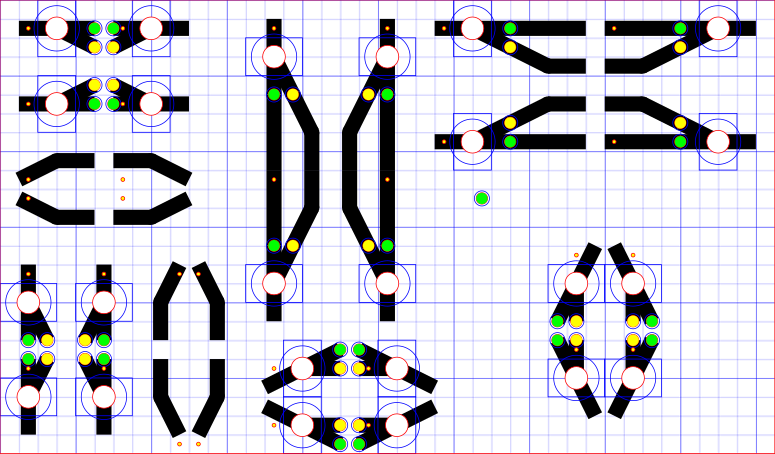

Source code (Python):
from mrcp.points import Point
import mrcp


def halfPartsHorizontal(panel):
    turn= mrcp.HalfTurnout(color=None,up=True,right=True)
    panel.add(turn,Point(1,5))
    turn= mrcp.HalfTurnout(color=None,up=False,right=True)
    panel.add(turn,Point(1,1))
    
    turn= mrcp.HalfTurnout(color=None,up=True,right=False)
    panel.add(turn,Point(6,5))
    turn= mrcp.HalfTurnout(color=None,up=False,right=False)
    panel.add(turn,Point(6,1))
    
    #Closing curves Horizontal
    curve = mrcp.OutCurve(color=None,up=True,right=True, vertical=False)
    panel.add(curve,Point(1,9))
    curve = mrcp.OutCurve(color=None,up=True,right=False, vertical=False)
    panel.add(curve,Point(6,9))

    curve = mrcp.OutCurve(color=None,up=False,right=True, vertical=False)
    panel.add(curve,Point(1,10))
    curve = mrcp.OutCurve(color=None,up=False,right=False, vertical=False)
    panel.add(curve,Point(6,10))



def halfPartsVertical(panel):
    #Half turnout Vertical
    turn= mrcp.HalfTurnout(color=None,up=False,right=True, vertical=True)
    panel.add(turn,Point(1,14))
    turn= mrcp.HalfTurnout(color=None,up=False,right=False, vertical=True)
    panel.add(turn,Point(5,14))

    turn= mrcp.HalfTurnout(color=None,up=True,right=True, vertical=True)
    panel.add(turn,Point(1,19))
    turn= mrcp.HalfTurnout(color=None,up=True,right=False, vertical=True)
    panel.add(turn,Point(5,19))


    #Closing curves Horizontal
    curve = mrcp.OutCurve(color=None,up=True,right=True, vertical=True)
    panel.add(curve,Point(10,23))
    curve = mrcp.OutCurve(color=None,up=True,right=False, vertical=True)
    panel.add(curve,Point(9,23))

    curve = mrcp.OutCurve(color=None,up=False,right=True, vertical=True)
    panel.add(curve,Point(10,14))
    curve = mrcp.OutCurve(color=None,up=False,right=False, vertical=True)
    panel.add(curve,Point(9,14))

def verticalTurnout(panel):
    #Composites/full Turnouts Horizontal
    turn= mrcp.Turnout(color=None,up=False,right=True, vertical=True)
    panel.add(turn,Point(14, 1))
    turn= mrcp.Turnout(color=None,up=False,right=False, vertical=True)
    panel.add(turn,Point(20, 1))

    turn= mrcp.Turnout(color=None,up=True,right=True, vertical=True)
    panel.add(turn,Point(14, 9))
    turn= mrcp.Turnout(color=None,up=True,right=False, vertical=True)
    panel.add(turn,Point(20, 9))

def horizontalTurnout(panel):
    #Composites/full Turnouts Horizontal
    turn= mrcp.Turnout(color=None,up=False,right=True)
    panel.add(turn,Point(23, 1))
    turn= mrcp.Turnout(color=None,up=False,right=False)
    panel.add(turn,Point(32, 1))

    turn= mrcp.Turnout(color=None,up=True,right=True)
    panel.add(turn,Point(23, 7))
    turn= mrcp.Turnout(color=None,up=True,right=False)
    panel.add(turn,Point(32, 7))

def horizontalLadder(panel):
    #Ladder Steps
    step = mrcp.LadderStep(color=None,up=True,right=True)
    panel.add(step,Point(14, 19))
    step = mrcp.LadderStep(color=None,up=True,right=False)
    panel.add(step,Point(19, 19))

    step = mrcp.LadderStep(color=None,up=False,right=True)
    panel.add(step,Point(14, 22))

    step = mrcp.LadderStep(color=None,up=False,right=False)
    panel.add(step,Point(19, 22))

def verticalLadder(panel):

    step = mrcp.LadderStep(color=None,up=False,right=False, vertical=True)
    panel.add(step,Point(30, 13))
    step = mrcp.LadderStep(color=None,up=False,right=True, vertical=True)
    panel.add(step,Point(33, 13))
    step = mrcp.LadderStep(color=None,up=True,right=False, vertical=True)
    panel.add(step,Point(30, 18))
    step = mrcp.LadderStep(color=None,up=True,right=True, vertical=True)
    panel.add(step,Point(33, 18))

def myPanel(name):
    cfg = mrcp.Config()
    #cfg.LED_SIZE=5
    #cfg.LED_MARGIN=3
    #cfg.LED_COLOR='orange'
    #cfg.CLOSED_LED_COLOR='orange'
    #cfg.THROWN_LED_COLOR='black'
    #cfg.TRACK_SIZE=2
    #cfg.GRID_SIZE=10
    #cfg.COLOR_TRACK_DEFAULT='orange'
    #cfg.COLOR_CUT='orange'
    #cfg.COLOR_ENGRAVE='orange'
    #cfg.SWITH_HOLE_SIZE=12
    #cfg.SWITH_HOLE_MARGIN_SIZE=24
    #cfg.SWITH_SIZE=(20,15)
    #cfg.SWITH_SIZE_H=(30,10)
    panel = mrcp.Panel(name, 41, 24,config=cfg, sizeInGrid=True)
    
    
    panel.grid()
    panel.markStart()

    #Half turnout Horizontal
    halfPartsHorizontal(panel)
    halfPartsVertical(panel)
    verticalTurnout(panel)
    horizontalTurnout(panel)
    horizontalLadder(panel)
    verticalLadder(panel)
    panel.add(mrcp.Led(),Point(25,10))
    panel.paint()
    panel._dwg.save()


if __name__ == '__main__':
    myPanel("turnouts.svg")
